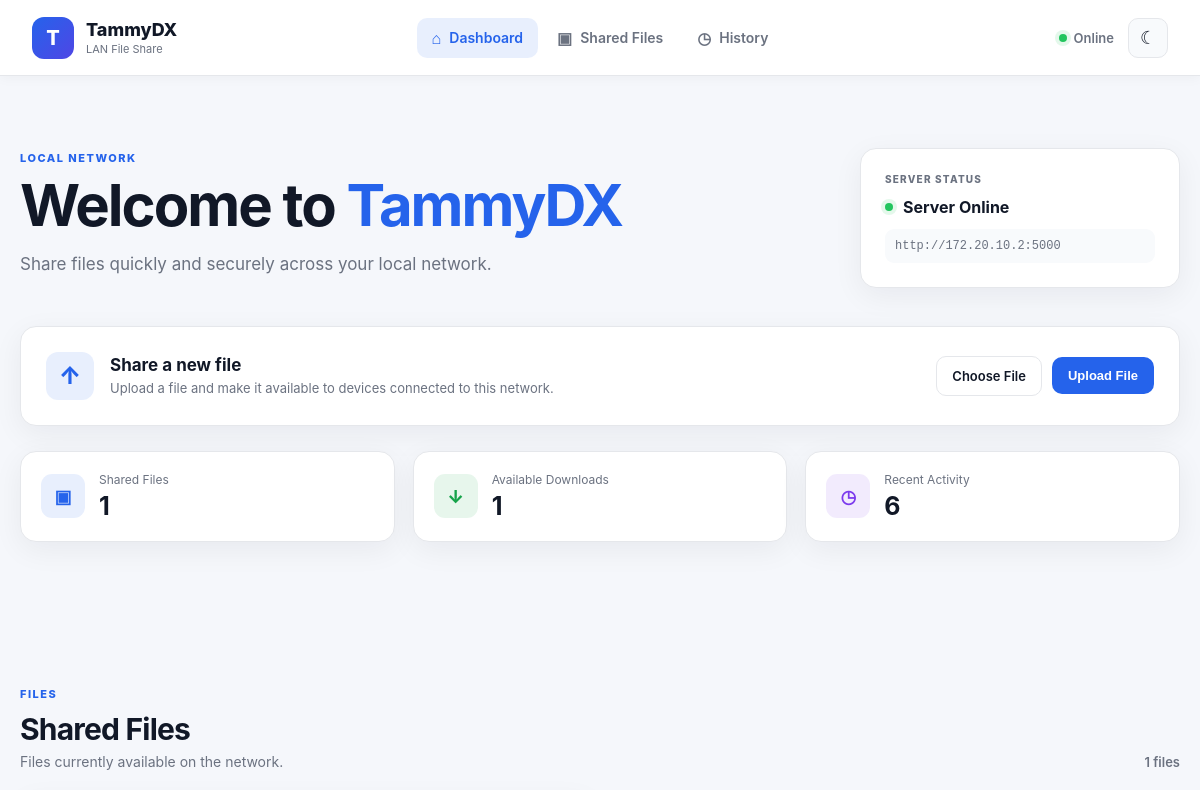
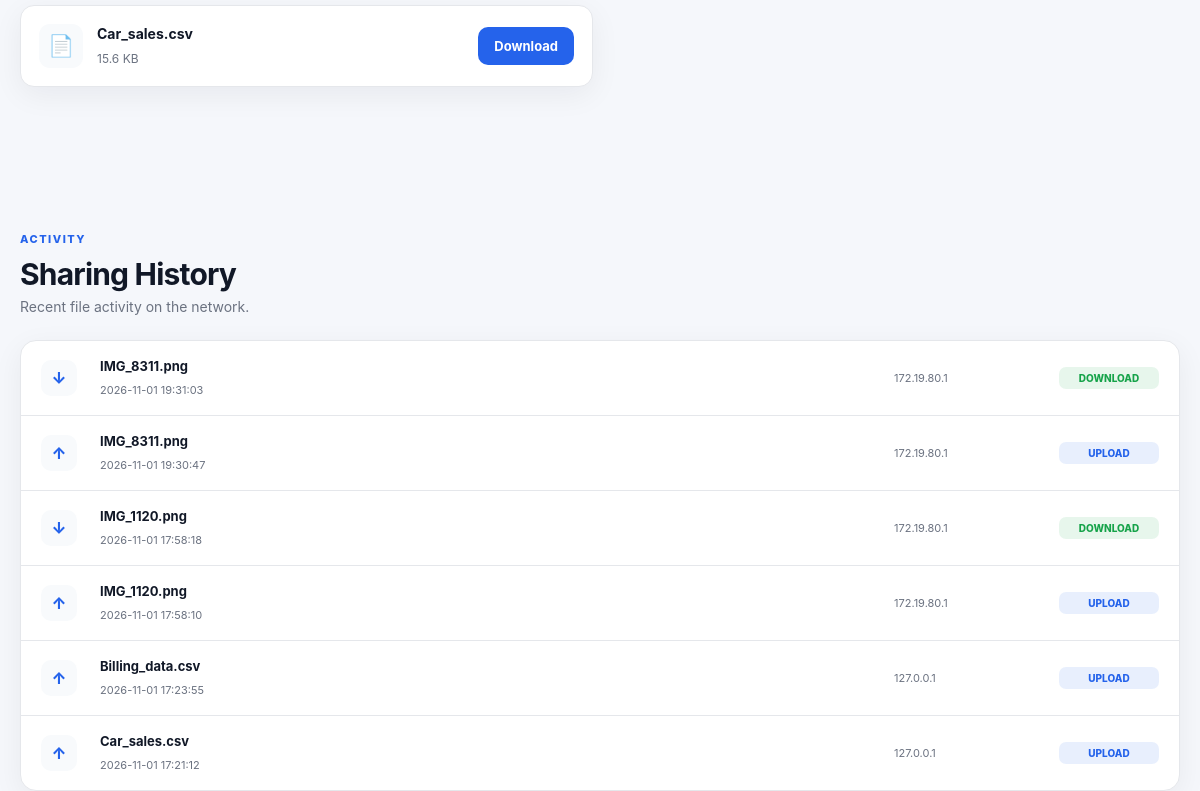
Before: / (upper part) with the older database file (2 pictures, top to bottom).
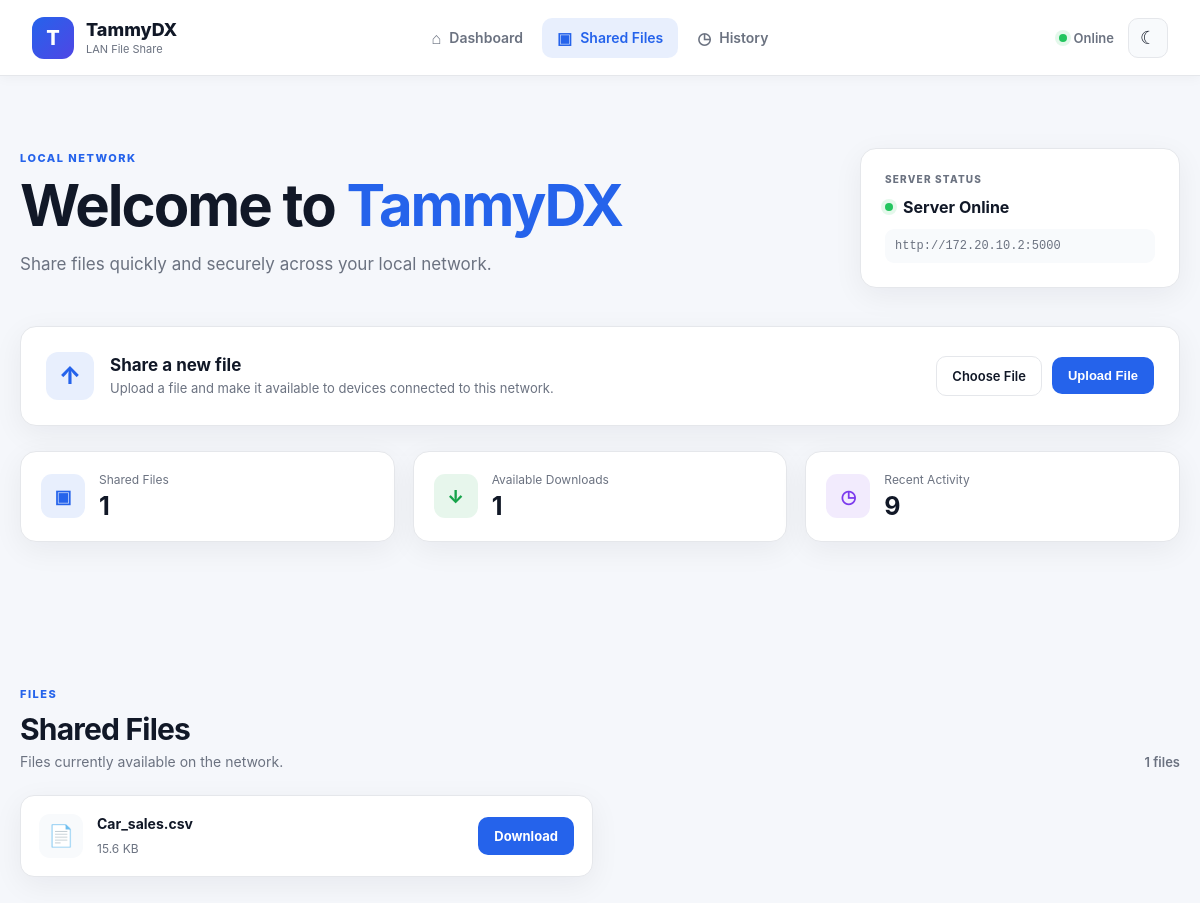
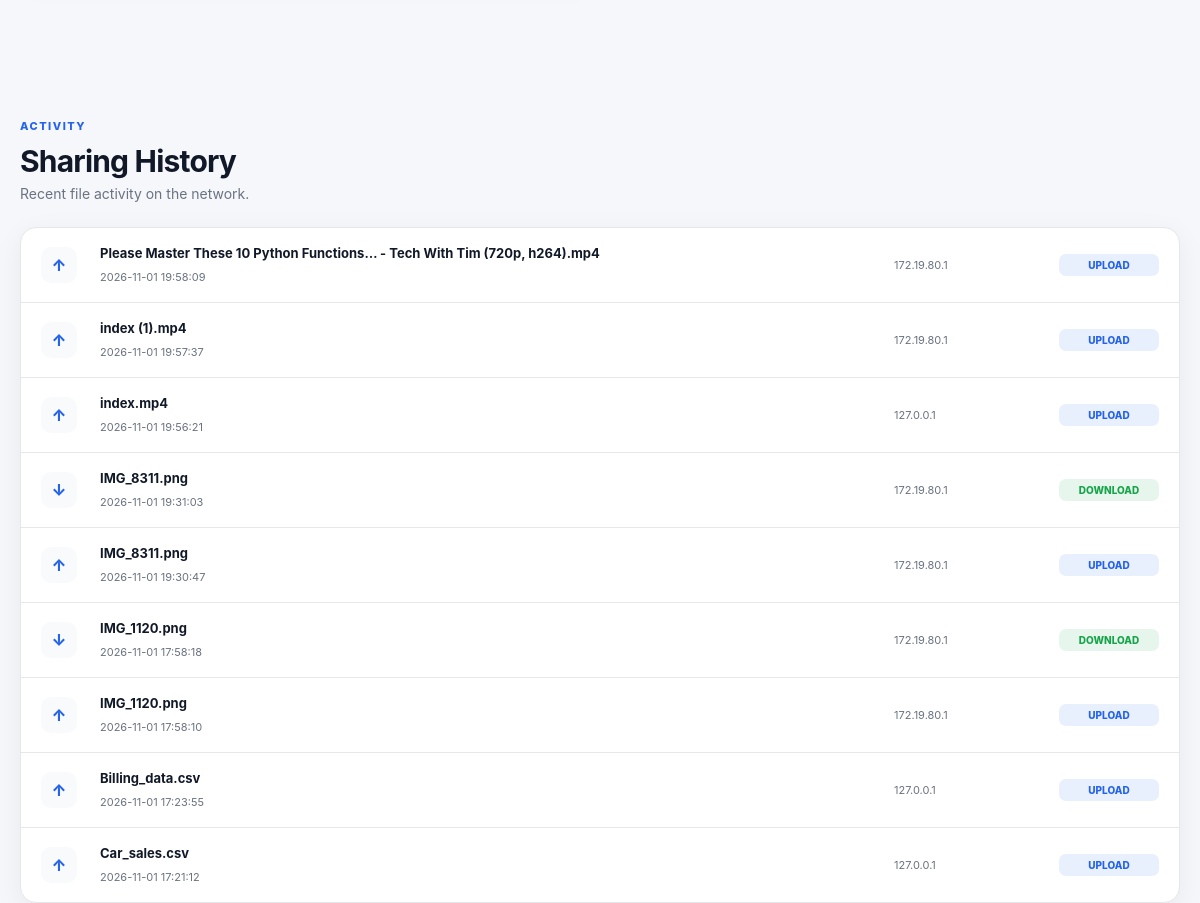
After: the same page with the newer database file (2 pictures, top to bottom).
### tables this page shows
CREATE TABLE history (
            id INTEGER PRIMARY KEY AUTOINCREMENT,
            filename TEXT NOT NULL,
            action TEXT NOT NULL,
            client_ip TEXT NOT NULL,
            timestamp TEXT NOT NULL
        );

### app.py (the view, shortened to what this page needs)
@app.route("/")
def index():
    files = []
    for file_path in SHARED_DIR.iterdir():
        if file_path.is_file():
            files.append({
                "name": file_path.name,
                "size": file_path.stat().st_size,
            })
    client_ip = get_client_ip()
    connection = get_db()
    if is_server():
        history = connection.execute(
            """
            SELECT *
            FROM history
            ORDER BY id DESC
            LIMIT 100
            """
        ).fetchall()
    connection.close()
    return render_template(
        "index.html",
        files=files,
        history=history,
        is_server=is_server(),
    )

### app.py (called while the page is built)
def get_db():
    connection = sqlite3.connect(DATABASE_PATH)
    connection.row_factory = sqlite3.Row
    return connection

def get_client_ip():
    return request.remote_addr or "unknown"

def is_server():
    return get_client_ip() in SERVER_IPS

### templates/index.html (shortened to what this page needs)
<!DOCTYPE html>
<html lang="en">
<head>
    <link rel="stylesheet" href="{{ url_for('static', filename='css/style.css') }}">
</head>
<body>
<header class="topbar">
    <div class="brand">
        <div class="brand-logo">T</div>
        <div>
            <div class="brand-name">TammyDX</div>
            <div class="brand-subtitle">LAN File Share</div>
        </div>
    </div>
    <nav class="main-nav">
        <a href="#dashboard" class="nav-link active">
            <span>⌂</span>
            Dashboard
        </a>
        <a href="#files" class="nav-link">
            <span>▣</span>
            Shared Files
        </a>
        <a href="#history" class="nav-link">
            <span>◷</span>
            History
        </a>
    </nav>
    <div class="top-actions">
        <div class="server-status">
            <span class="status-dot"></span>
            Online
        </div>
        <button
            id="themeToggle"
            class="theme-toggle"
            type="button"
            aria-label="Toggle theme"
        >
            ☾
        </button>
    </div>
</header>
<main class="page">
    <section id="dashboard" class="section dashboard-section">
        <div class="hero">
            <div>
                <span class="eyebrow">LOCAL NETWORK</span>
                <h1>
                    Welcome to
                    <span>TammyDX</span>
                </h1>
                <p>
                    Share files quickly and securely across your local network.
                </p>
            </div>
            <div class="network-card">
                <span class="network-label">SERVER STATUS</span>
                <div class="network-status">
                    <span class="status-dot"></span>
                    Server Online
                </div>
                <span class="network-address">
                    http://172.20.10.2:5000
                </span>
            </div>
        </div>
        {% if is_server %}
        <div class="upload-card">
            <div class="upload-info">
                <div class="upload-icon">
                    ↑
                </div>
                <div>
                    <h2>Share a new file</h2>
                    <p>
                        Upload a file and make it available to devices
                        connected to this network.
                    </p>
                </div>
            </div>
            <form
                action="{{ url_for('upload_file') }}"
                method="POST"
                enctype="multipart/form-data"
                class="upload-form"
            >
                <label class="file-input">
                    <span>
                        Choose File
                    </span>
                </label>
                <button
                    type="submit"
                    class="primary-button"
                >
                    Upload File
                </button>
            </form>
        </div>
        {% endif %}
        <div class="stats-grid">
            <div class="stat-card">
                <div class="stat-icon blue">
                    ▣
                </div>
                <div>
                    <span class="stat-label">
                        Shared Files
                    </span>
                    <strong>
                        {{ files|length }}
                    </strong>
                </div>
            </div>
            <div class="stat-card">
                <div class="stat-icon green">
                    ↓
                </div>
                <div>
                    <span class="stat-label">
                        Available Downloads
                    </span>
                    <strong>
                        {{ files|length }}
                    </strong>
                </div>
            </div>
            <div class="stat-card">
                <div class="stat-icon purple">
                    ◷
                </div>
                <div>
                    <span class="stat-label">
                        Recent Activity
                    </span>
                    <strong>
                        {{ history|length }}
                    </strong>
                </div>
            </div>
        </div>
    </section>
    <section id="files" class="section">
        <div class="section-header">
            <div>
                <span class="eyebrow">FILES</span>
                <h2>Shared Files</h2>
                <p>
                    Files currently available on the network.
                </p>
            </div>
            <span class="file-count">
                {{ files|length }} files
            </span>
        </div>
        {% if files %}
        <div class="files-grid">
            {% for file in files %}
            <div class="file-card">
                <div class="file-icon">
                    📄
                </div>
                <div class="file-details">
                    <h3 title="{{ file.name }}">
                        {{ file.name }}
                    </h3>
                    <span>
                        {{ "%.1f"|format(file.size / 1024) }} KB
                    </span>
                </div>
                <a
                    href="{{ url_for('download_file', filename=file.name) }}"
                    class="download-button"
                >
                    Download
                </a>
            </div>
            {% endfor %}
        </div>
        {% endif %}
    </section>
    <section id="history" class="section history-section">
        <div class="section-header">
            <div>
                <span class="eyebrow">ACTIVITY</span>
                <h2>Sharing History</h2>
                <p>
                    Recent file activity on the network.
                </p>
            </div>
        </div>
        {% if history %}
        <div class="history-card">
            {% for item in history %}
            <div class="history-row">
                <div class="history-file-icon">
                    {% if item.action == "UPLOAD" %}
                        ↑
                    {% else %}
                        ↓
                    {% endif %}
                </div>
                <div class="history-info">
                    <strong>
                        {{ item.filename }}
                    </strong>
                    <span>
                        {{ item.timestamp }}
                    </span>
                </div>
                <div class="history-client">
                    {{ item.client_ip }}
                </div>
                <span
                    class="action-badge
                    {% if item.action == 'UPLOAD' %}
                        upload
                    {% else %}
                        download
                    {% endif %}"
                >
                    {{ item.action }}
                </span>
            </div>
            {% endfor %}
        </div>
        {% endif %}
    </section>
</main>
</body>
</html>

Changed rows visible on the page:
added history: filename "Please Master These 10 Python Functions… - Tech With Tim (720p, h264).mp4", timestamp "2026-11-01 19:58:09", client_ip "172.19.80.1", action "UPLOAD"
added history: filename "index (1).mp4", timestamp "2026-11-01 19:57:37", client_ip "172.19.80.1", action "UPLOAD"
added history: filename "index.mp4", timestamp "2026-11-01 19:56:21", client_ip "127.0.0.1", action "UPLOAD"
Other visible differences:
{{ history|length }}: "6" → "9"
